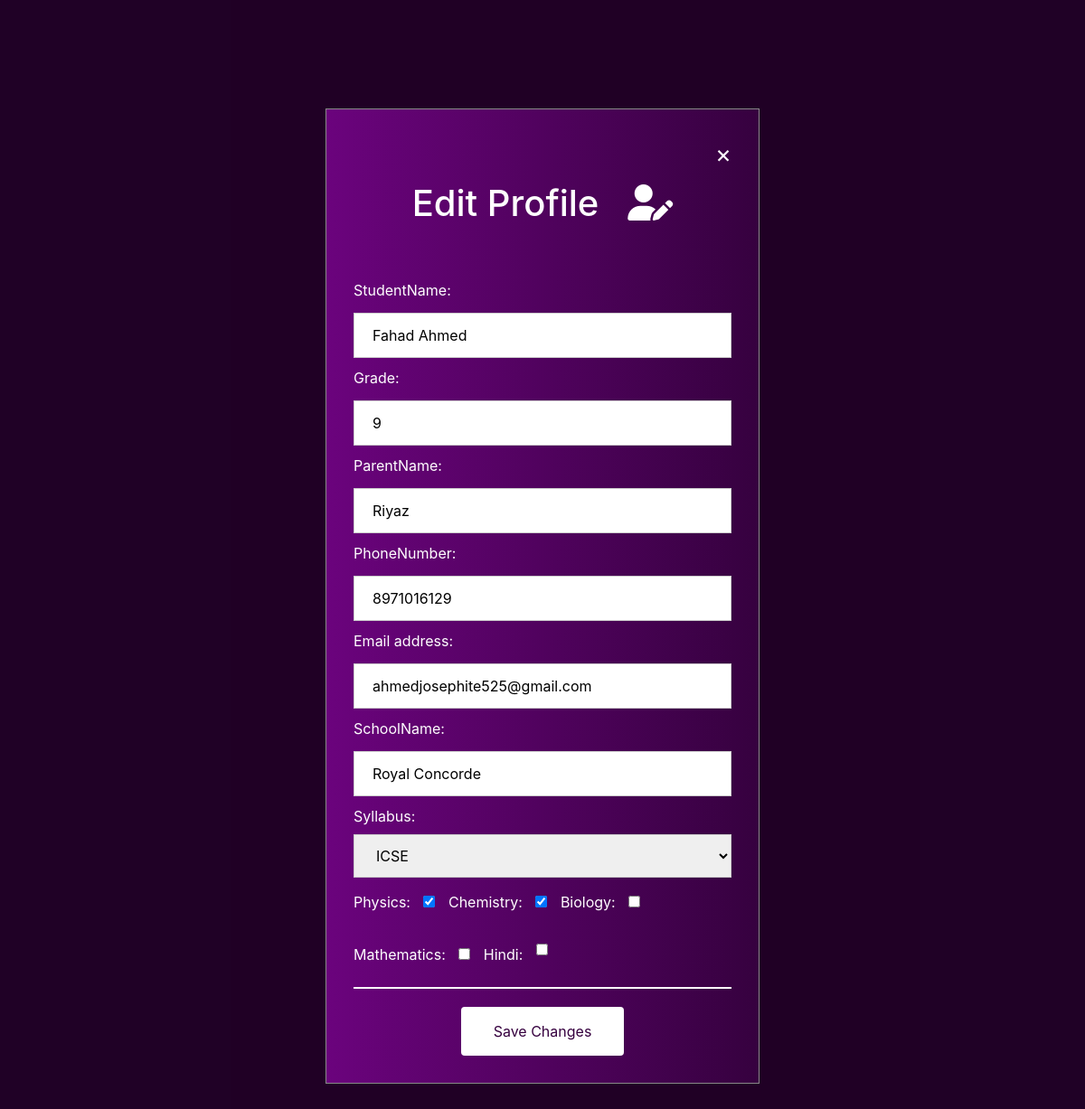
Screenshot of /edit-profile/ (signed in) with the database file from the repository.
### users/models.py (models this page shows)
class CustomUser(AbstractUser):
    SYLLABUS_CHOICES = (
        ('IGCSE', 'IGCSE'),
        ('International Baccalaureate', 'International Baccalaureate'),
        ('ICSE', 'ICSE'),
        ('CBSE', 'CBSE')
    )
    studentName = models.CharField(max_length=50)
    grade = models.IntegerField()
    parentName = models.CharField(max_length=50)
    phoneNumber = models.IntegerField()
    schoolName = models.CharField(max_length=50)
    syllabus = models.CharField(choices=SYLLABUS_CHOICES, max_length=50)
    Physics = models.BooleanField(default=False)
    Chemistry = models.BooleanField(default=False)
    Biology = models.BooleanField(default=False)
    Mathematics = models.BooleanField(default=False)
    Hindi = models.BooleanField(default=False)

### users/views.py (the view)
# urls.py: path('edit-profile/', edit_profile, name='edit_profile'),
@login_required
def edit_profile(request):
    if request.method == 'POST':
        form = CustomUserChangeForm(request.POST, instance=request.user)
        if form.is_valid():
            form.save()
            return redirect('editconfirm')  # Redirect to profile page after update
    else:
        form = CustomUserChangeForm(instance=request.user)  # Prefill user data
    return render(request, 'registration/edit_profile.html', {'form': form})

### users/forms.py (shortened to what this page needs)
class CustomUserChangeForm(UserChangeForm):
    class Meta:
        model = CustomUser
        fields = (
            'studentName', 'grade', 'parentName', 'phoneNumber', 'email',
            'schoolName', 'syllabus', 'Physics', 'Chemistry', 'Biology',
            'Mathematics', 'Hindi'
        )
    def __init__(self, *args, **kwargs):
        super().__init__(*args, **kwargs)
        if 'password' in self.fields:
            del self.fields['password']

### templates/registration/edit_profile.html (shortened to what this page needs)
<!DOCTYPE html>
{% load static %}
<html lang="en">
<head>
    <link rel="stylesheet" href="{% static './static/css/base.css' %}">
    <link rel="stylesheet" href="{% static './static/css/homepage.css' %}">
    <link rel="stylesheet" href="https://cdn.jsdelivr.net/npm/bootstrap@4.1.3/dist/css/bootstrap.min.css"
>
</head>
<body style="background-color:#36013F;">
    <div id="id01" class="model">
        <form class="model-content animate" action="" method="post">
            <a href="{% url 'home' %}">
                <span onclick="document.getElementById('id01').style.display='none'" class="close1" title="Close Modal">
                    &times;
                </span>
            </a>
            <h1>Edit Profile &nbsp;&nbsp;<i class="fa-solid fa-user-edit"></i></h1>
            {{ form }}
            <div class="submit-button">
                <button type="submit" class="button-b" style="vertical-align:middle">
                    <span>Save Changes</span>
                </button>
            </div>
        </form>
    </div>
</body>
</html>

### static/css/base.css (style rules this page uses)
:root { --font: 'Lato', sans-serif; }
body { margin: 0; font-family: var(--font); }
input[type=text], input[type=password], input[type=number], input[type=email], select { width: 100%; padding: 12px 20px; display: inline-block; border: 1px solid #ccc; box-sizing: border-box; }
label { color: white; }
.model { position: fixed; z-index: 1; left: 0; top: 0; width: 100%; height: 100%; overflow: auto; background-color: rgb(0, 0, 0); background-color: rgba(0, 0, 0, 0.4); padding-top: 60px; }
.close1, .close2 { color: white; text-decoration: none; float: right; }
.model3 .model-content label, input[type=text], input[type=number], input[type=email], input[type=password], textarea { margin: 5px 5px 10px 0px; }
.model-content { background: rgb(107, 3, 125); background: linear-gradient(90deg, rgba(107, 3, 125, 1) 0%, rgba(54, 1, 63, 1) 100%); padding: 30px; margin: 5% auto 15% auto; border: 1px solid #888; width: 40%; }
.model-content h1 { text-align: center; color: white; margin-top: 50px; }
.animate { -webkit-animation: animatezoom 0.6s; animation: animatezoom 0.6s }
.submit-button { display: flex; align-items: center; justify-content: center; border-top: 2px solid white; padding: 0 20px; margin-top: 10px; }
.button-b { display: inline-block; border-radius: 4px; background-color: white; border: none; color: #36013F; text-align: center; font-size: 1rem; padding: 15px; width: 180px; transition: all 0.5s; cursor: pointer; margin: 20px 20px 0; }
.button-b span { cursor: pointer; display: inline-block; position: relative; transition: 0.5s; }
.button-b span:after { content: '→'; position: absolute; opacity: 0; top: 0; right: -20px; transition: 0.5s; }
@media screen and (min-width: 1024px) { .model-content h1 { font-size: 2.5rem; margin-bottom: 50px; } }
@media screen and (min-width: 1024px) { .close1, .close2 { font-size: 1.7rem; } }

### static/css/homepage.css (style rules this page uses)
:root { --font: 'Lato', sans-serif; }
body { margin: 0; font-family: var(--font); }

### templates/registration/edit_profile.html (style rules this page uses)
#id_Hindi { display: inline; }
#id_Hindi::after { content: "\a"; white-space: pre; }
label[for="id_studentName"] { margin-top: 10px; }
input[type=checkbox] { margin: 20px 10px !important; }
#id_Hindi { display: inline; margin-right: 100px !important; }

### rows the page displays
CustomUser: studentName "Fahad Ahmed", grade "9", parentName "Riyaz", phoneNumber "8971016129", email "ahmedjosephite525@gmail.com", schoolName "Royal Concorde", syllabus "ICSE", Physics "☑", Chemistry "☑"
